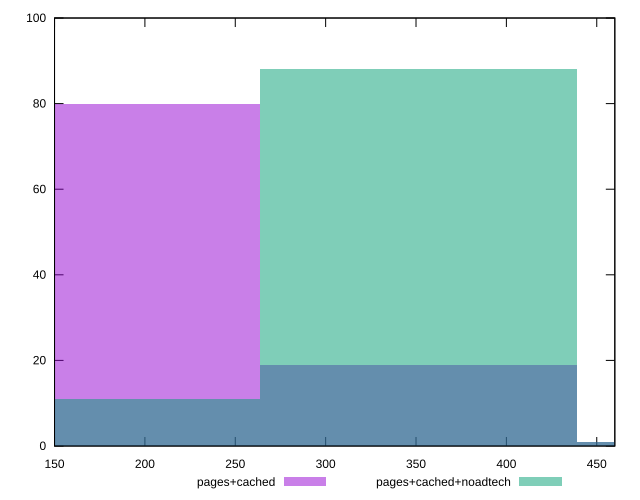

Write gnuplot code to recreate this figure.
reset

$pagesCached <<EOF
175.69695049126392 80
351.39390098252784 19
527.0908514737918 1
EOF

$pagesCachedNoadtech <<EOF
175.69695049126392 11
351.39390098252784 88
527.0908514737918 1
EOF

set key outside below
set boxwidth 175.69695049126392
set xrange [150:460]
set yrange [0:100]
set trange [0:100]
set style fill transparent solid 0.5 noborder
set terminal svg size 640, 500 enhanced background rgb 'white'
set output "report_00023_2021-02-20T12:14:57.249Z/offscreen-images/comparison/histogram/1_vs_2.svg"

plot $pagesCached title "pages+cached" with boxes, \
     $pagesCachedNoadtech title "pages+cached+noadtech" with boxes

reset
